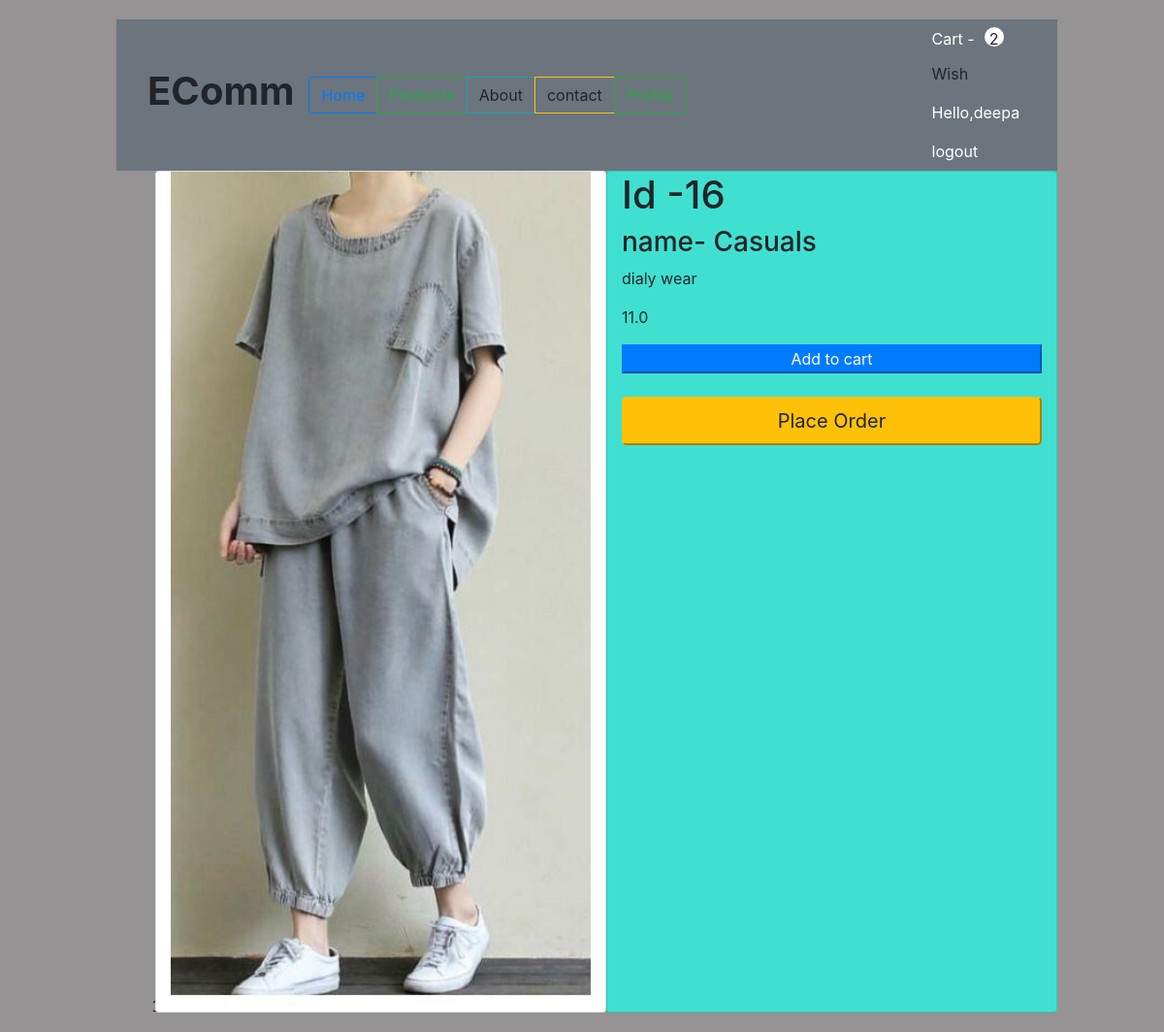
Page /details/16/ (signed in) on the committed database.
### ecomm/models.py (models this page shows, shortened)
class Cart(models.Model):
    id=models.UUIDField(default=uuid.uuid4,primary_key=True)
    user=models.ForeignKey(User,on_delete=models.CASCADE)
    completed=models.BooleanField(default=False)
    @property
    def num_of_items(self):
        cartItems=self.cartItems.all()
        quantity=sum([item.quantity for item in cartItems])
        return quantity

class CartItem(models.Model):
    product=models.ForeignKey(Product,on_delete=models.CASCADE,related_name='items')
    cart=models.ForeignKey(Cart,on_delete=models.CASCADE,related_name='cartItems')
    quantity = models.IntegerField(default=0)

class Product(models.Model):
    product_name=models.CharField(max_length=200,null=True)
    image= models.ImageField(null=True,blank=True)
    description=models.CharField(max_length=200,null=True,blank=True)
    price=models.FloatField(null=True)
    @property
    def imageURL(self):
        try:
            url=self.image.url
        except:
            url=''
        return url

### ecomm/views.py (the view)
# urls.py: path('details/<int:id>/', views.Prod_detail,name='details'),
def Prod_detail(request,id):
    subject=Product.objects.get(id=id)
    if request.user.is_authenticated:
        cart,created=Cart.objects.get_or_create(user=request.user,completed=False)
    context={'product':subject,'cart':cart}
    return render(request,"ecomm/details.html",context)

### ecomm/templates/ecomm/details.html (shortened to what this page needs)
{% extends 'home.html'%}
{% block content %}
<ol>
  <li><div class="product-container row " >
    <div class="col-6 card" >
      <img   src="{{product.imageURL}}" width="100%" height="100%">
    </div>
  <div class="col-6 card" style="background-color:turquoise;" >
      <h1>Id -{{ product.id }}</h1>
    <h3>name- {{ product.product_name }} </h3>
    <p> {{ product.description }} </p>
    <p> {{ product.price }} </p>
    <button class="add-cart btn-md btn-primary product-container" data-product="{{product.id}}" data-action="add" >Add to cart</button>
    <br>
    <button class="btn-lg btn-warning" type="submit">Place Order</button>
    <br>
</div>
</div>
</div></li></ol>
{% endblock %}

### templates/navbar.html (shortened to what this page needs)
{% load static %}
<div class="row ">
  <nav class="container navbar navbar-expand-lg navbar-light bg-secondary">
    <p class="navbar-brand" href="{% url 'home'%}"><strong><h1>EComm</h1></strong></p>
    <div class="collapse navbar-collapse" id="navbarText">
<div class="btn-group col-6">
        <a type="button" href="{% url 'home'%}" class="btn btn-md btn-outline-primary"> Home </a>
        <a class="btn btn-md btn-outline-success" href="{% url 'products' %}">Products</a>
        <a type="button"  class="btn btn-md btn-outline-info" id="about" >About</a>
        <a type="button" class="btn btn-md btn-outline-warning">contact</a>
        {%if request.user.is_authenticated%}
        <a class="btn btn-md btn-outline-success" href="{% url 'profile' %}">Profile</a>
        {%endif%}
                 </div>
          <div class="col-4">
      {%if not request.user.is_admin and request.user.is_authenticated %}
                <a href="{%url 'cart'%}" style="color:white">Cart -</a><p id="counter">{{cart.num_of_items}}</p>
            <p>Wish<span class='cart-wish' style="background-color: aliceblue;">0</span></p>
            <p class ="mr-sm-2" style="color:white;font-weight:strong;"> Hello,{{user.username}}</p>
            <a class="mr-sm-2" href="{% url 'logout'%}" style="color:white">logout</a>
      {%else%}
        <a href="{%url 'login'%}" style="color:white">Login</a>
        <a href="{%url 'register'%}" style="color:white">register</a>
    {%endif%}
          </div>
      </div>
  </nav>
</div>

### static/styles/style.css (style rules this page uses)
body { background-color:rgb(149, 147, 147); width:90%; margin: 20px; border-width: 20px; padding-left: 100px; padding-right: 10px; align-items: center; }
#counter { display:inline-block; width:20px; height:20px; background:white; text-align:center; border-radius:60%; margin-left:10px; }

### rows in the picture
Cart: num_of_items "2"
Product: imageURL (picture), id "16", product_name "Casuals", description "dialy wear", price "11.0"

### other values in the picture
{{ user.username }} "deepa"
